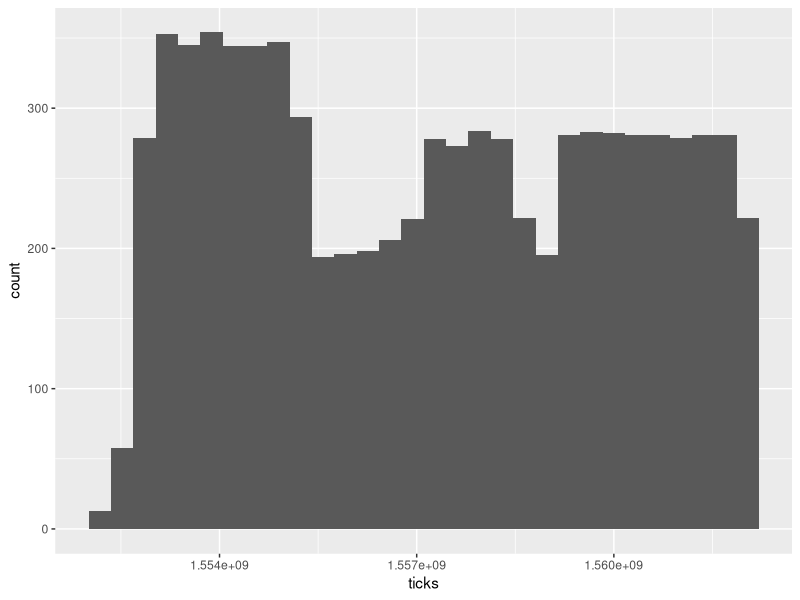
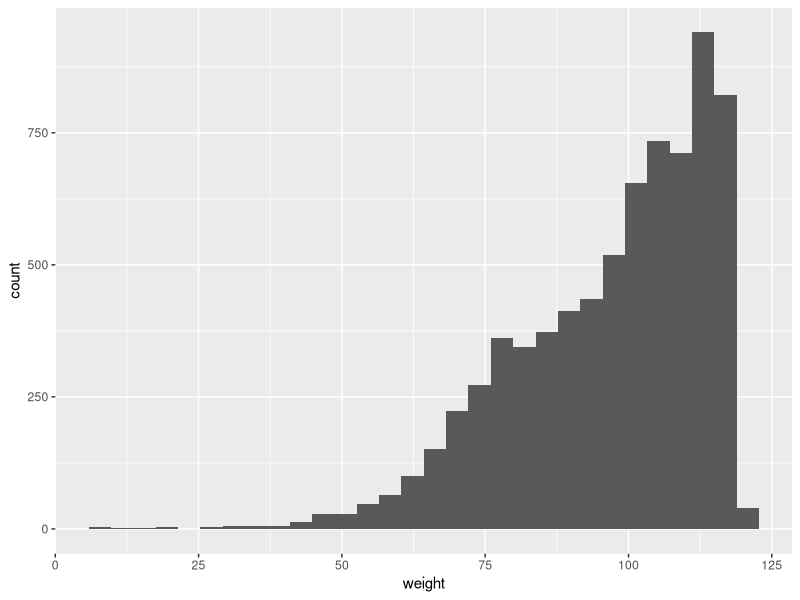
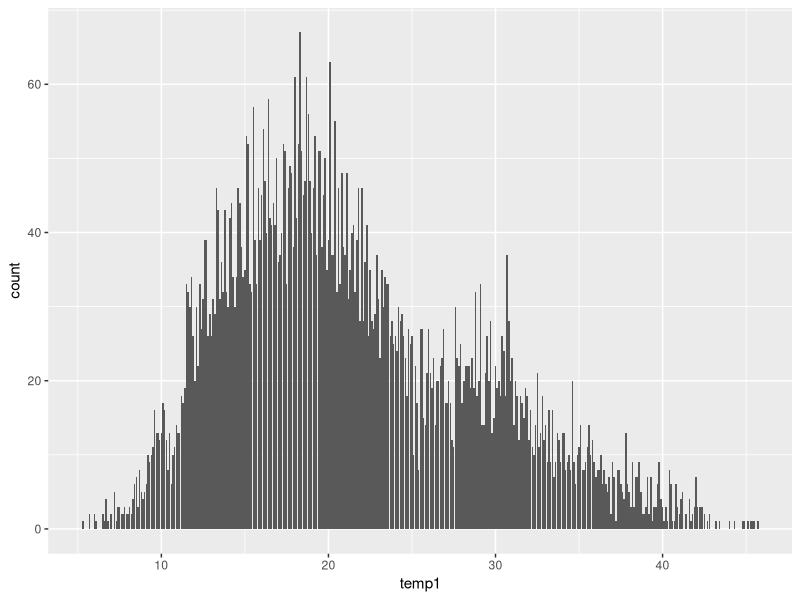
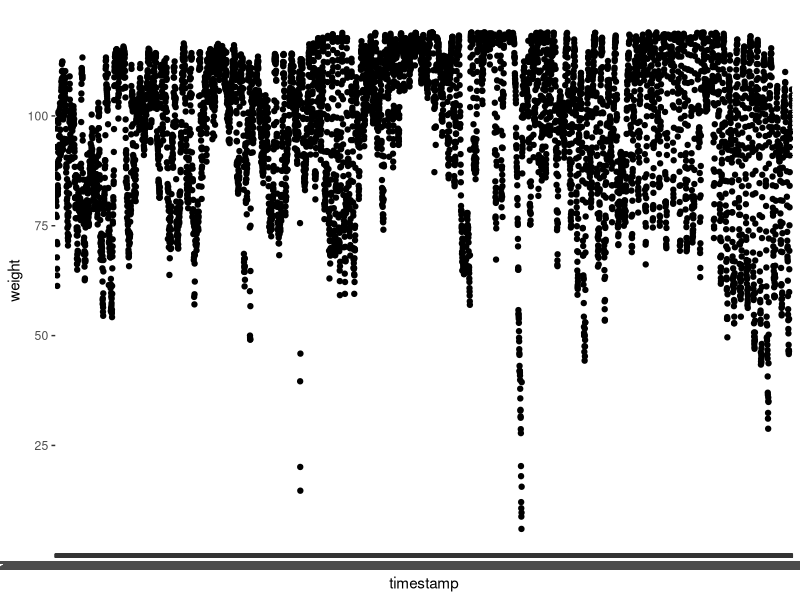
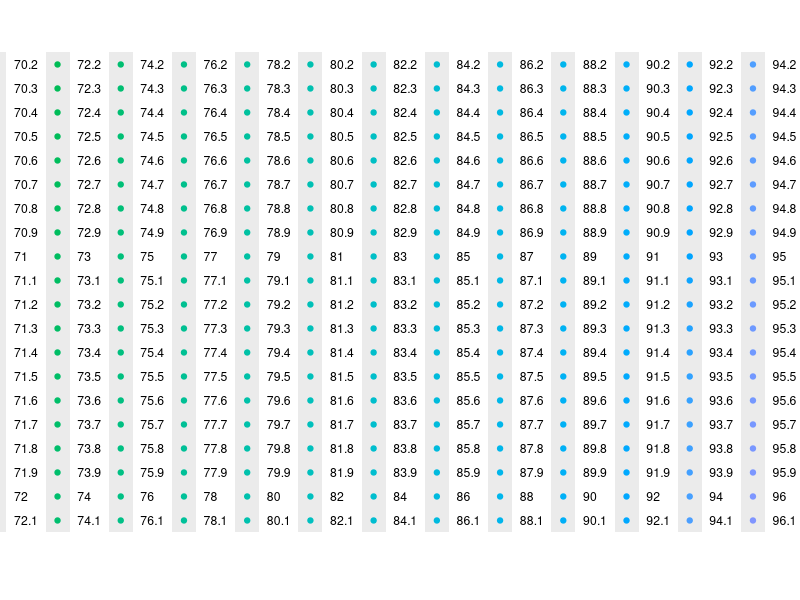

Write the R code that produced these figures, in order. (Note: this script raises an error after producing the figures.)
library(tidyverse)
library(readr)
library(readxl)
library(ggplot2)
daten <- read_csv("beehive_small.csv")
View(daten)
ggplot(daten)+geom_histogram(aes(ticks))

# convert ticks to timestamp
tmp<-as.POSIXct(daten$ticks, origin="1970-1-1")

# verteilung anschauen
ggplot(daten)+geom_histogram(aes(weight))
ggplot(daten)+geom_bar(aes(temp1))

ggplot(daten)+geom_point(aes(x=timestamp,y=weight))


# zusammenhang rausfinden
cor(daten[,c("weight", "temp1", "temp2", "hum1", "ticks")])

ggplot(daten)+geom_point(aes(x=ticks,y=temp1, col=as.factor(weight)))
#as.factor(weight) # disketre variable

# differenz
td<-diff(daten$ticks)
td<-diff(daten$ticks[order(daten$ticks)])
ggplot()+geom_point(aes(x=daten$ticks[-1],y=dt))